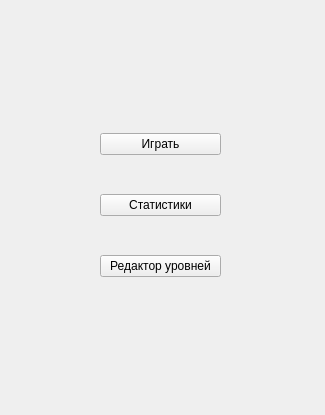
<?xml version="1.0" encoding="UTF-8"?>
<ui version="4.0">
 <class>HomeMainMenu</class>
 <widget class="QWidget" name="HomeMainMenu">
  <property name="geometry">
   <rect>
    <x>0</x>
    <y>0</y>
    <width>325</width>
    <height>415</height>
   </rect>
  </property>
  <property name="windowTitle">
   <string>MainMenu</string>
  </property>
  <widget class="QWidget" name="verticalLayoutWidget">
   <property name="geometry">
    <rect>
     <x>0</x>
     <y>0</y>
     <width>321</width>
     <height>411</height>
    </rect>
   </property>
   <layout class="QVBoxLayout" name="main_menu_layout">
    <property name="leftMargin">
     <number>100</number>
    </property>
    <property name="topMargin">
     <number>100</number>
    </property>
    <property name="rightMargin">
     <number>100</number>
    </property>
    <property name="bottomMargin">
     <number>100</number>
    </property>
    <item>
     <widget class="QPushButton" name="play_btn">
      <property name="text">
       <string>Играть</string>
      </property>
     </widget>
    </item>
    <item>
     <widget class="QPushButton" name="statistics_btn">
      <property name="text">
       <string>Статистики</string>
      </property>
     </widget>
    </item>
    <item>
     <widget class="QPushButton" name="level_editor_btn">
      <property name="text">
       <string>Редактор уровней</string>
      </property>
     </widget>
    </item>
   </layout>
  </widget>
 </widget>
 <resources/>
 <connections/>
</ui>
